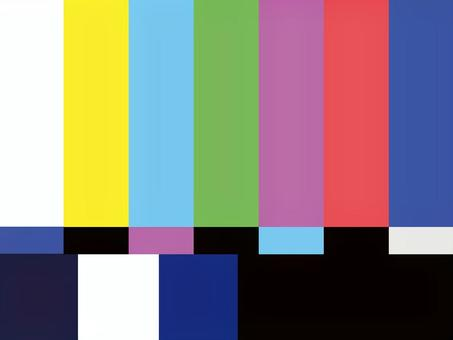
#> input picture jeha pt 5/img/colorbar.jpeg, 453 x 340 px
$ python color_historigram.py
#> lines starting #> are read from the running program, lines starting #| are printed output that depends on the picture
from __future__ import print_function
from matplotlib import pyplot as plt
import cv2
import os
import numpy as np

# buka gambar
img_path = os.path.join(".", "img/colorbar.jpeg")
img = cv2.imread(img_path)
#> img is the input picture: shape (340, 453, 3); mean B, G, R 127.9, 131, 138
cv2.imshow("Original", img)

chans = cv2.split(img)
colors = ("b", "g", "r")
plt.figure()
plt.title("'Color Histogram'")
plt.xlabel("Bins")
plt.ylabel("# of Pixels")
features = []
for (chan, color) in zip(chans, colors):
    hist = cv2.calcHist([chan], [0], None, [256], [0, 256])
    features.extend(hist)
    plt.plot(hist, color=color)
    plt.xlim([0, 256])
#> this loop made 3 passes
#> color on passes 1 to 3: 'b', 'g', 'r'
#> after the loop, features = 768 items, first 6: [18559], [2570], [782], [294], [283], [132]

fig = plt.figure()

ax = fig.add_subplot(131)
hist = cv2.calcHist([chans[1],chans [0]], [0, 1], None,
                    [32, 32], [0, 256, 0, 256])
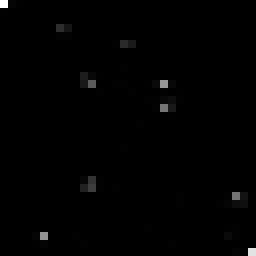
#> hist: shape (32, 32) float32 (shown 8 times larger); min 0, max 22639, mean 150.4; drawn with min black and max white
p = ax.imshow(hist, interpolation="nearest")
ax.set_title("2D Color Histogram for G and B")
fig.colorbar(p)

ax = fig.add_subplot(132)
hist = cv2.calcHist([chans[1], chans [2]], [0, 1], None,
                    [32, 32], [0, 256, 0, 256])
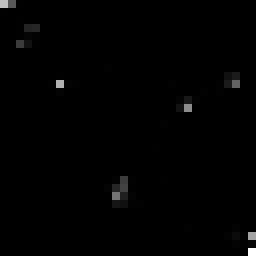
#> hist: shape (32, 32) float32 (shown 8 times larger); min 0, max 20832, mean 150.4; drawn with min black and max white
p = ax.imshow(hist, interpolation="nearest")
ax.set_title("2D Color Histogram for G and R")
fig.colorbar(p)

ax = fig.add_subplot(133)
hist = cv2.calcHist([chans[0],chans [2]],[0, 1], None,
                    [32, 32], [0, 256, 0, 256])
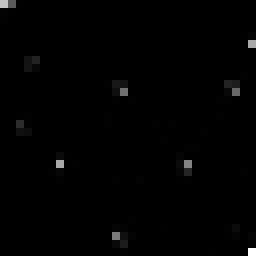
#> hist: shape (32, 32) float32 (shown 8 times larger); min 0, max 20063, mean 150.4; drawn with min black and max white
p = ax.imshow(hist, interpolation="nearest")
ax.set_title("2D Color Histogram for B and R")
fig.colorbar(p)

print ("2D histogram shape: {}, with {} values".format(
    hist.shape, hist.flatten().shape[0])
)
#| 2D histogram shape: (32, 32), with 1024 values

hist = cv2.calcHist([img], [0, 1, 2], None, [8, 8, 8],
                    [0, 256, 0, 256, 0, 256])
print ("3D histogram shape: {}, with {} values".format(
    hist.shape, hist.flatten().shape[0])
)
#| 3D histogram shape: (8, 8, 8), with 512 values
plt.show()
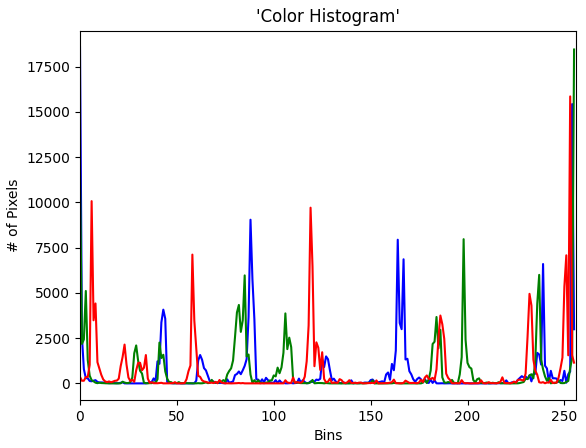
#> figure drawn by matplotlib, 1 panel; curve peaks at x = 0, y = 18559; curve peaks at x = 255, y = 18443; curve peaks at x = 253, y = 15852
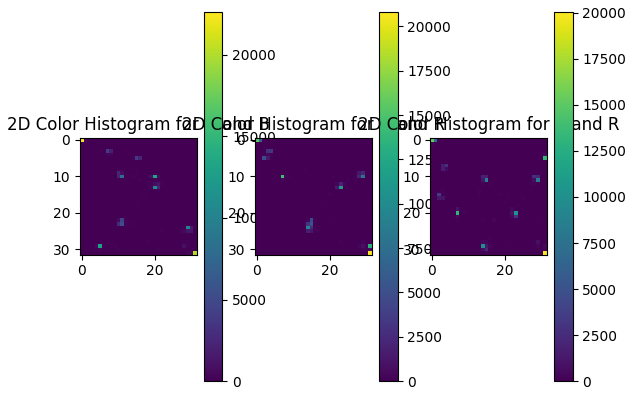
#> figure drawn by matplotlib, 6 panels
